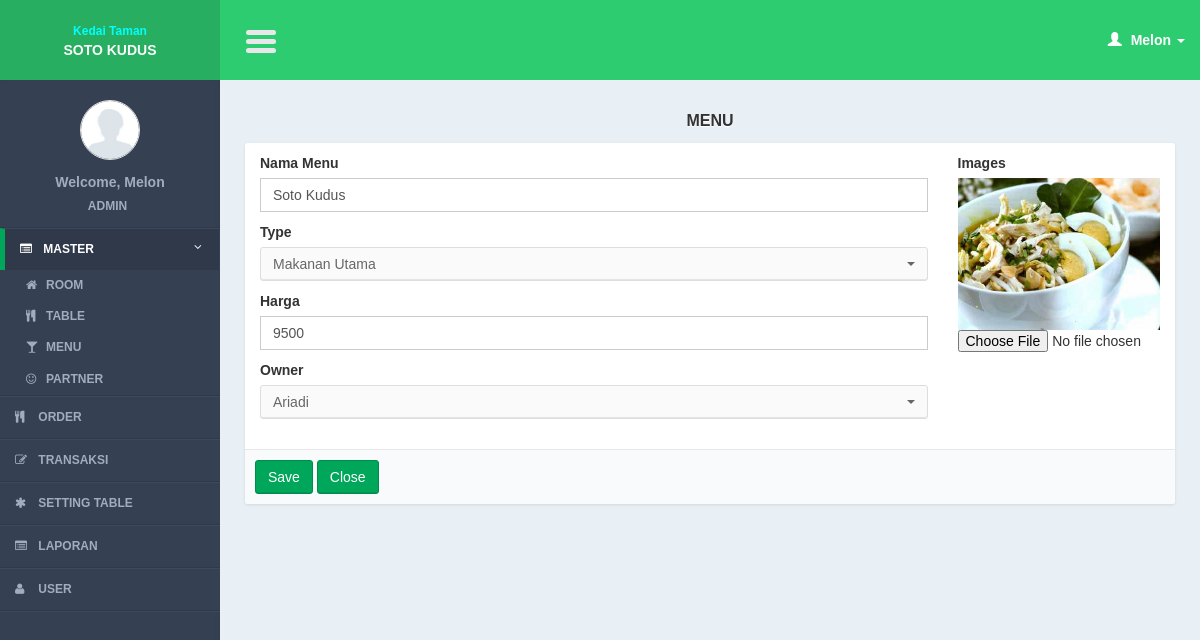
Page /controllers/menu.php?page=form&id=1 (signed in) on the committed database.
### tables this page shows
CREATE TABLE IF NOT EXISTS `menus` (
`menu_id` int(11) NOT NULL,
  `menu_type_id` int(11) NOT NULL,
  `menu_name` varchar(100) NOT NULL,
  `menu_price` int(11) NOT NULL,
  `menu_img` text NOT NULL,
  `partner_id` int(11) NOT NULL
);

CREATE TABLE IF NOT EXISTS `menu_types` (
`menu_type_id` int(11) NOT NULL,
  `menu_type_name` varchar(100) NOT NULL
);

CREATE TABLE IF NOT EXISTS `partners` (
`partner_id` int(11) NOT NULL,
  `partner_name` varchar(100) NOT NULL
);

### models/menu_model.php (called while the page is built, shortened)
<?php
function select_menu_type(){
	$query = mysql_query("select * from menu_types order by menu_type_id");
	return $query;
}
function select_partner(){
	$query = mysql_query("select * from partners order by partner_id");
	return $query;
}
function read_id($id){
	$query = mysql_query("select *
			from menus
			where menu_id = '$id'");
	$result = mysql_fetch_object($query);
	return $result;
}
?>

### views/menu/form.php (the view, shortened to what this page needs)
      <section class="content">
          <div class="row">
              <div class="col-md-12">
                <div class="title_page"> <?= $title ?></div>
                   <form action="<?= $action?>" method="post" enctype="multipart/form-data" role="form">
                  <div class="box box-cokelat">
                      <div class="box-body">
                              <div class="col-md-9">
                              <div class="form-group">
                                  <label>Nama Menu</label>
                                  <input required type="text" name="i_name" class="form-control" placeholder="Masukkan nama menu ..." value="<?= $row->menu_name ?>"/>
                              </div>
                              <div class="form-group">
                                <label>Type</label>
                                 <?php
                                 while($r_type = mysql_fetch_array($query_menu_type)){
   ?>
                                   <option value="<?= $r_type['menu_type_id'] ?>" <?php if($row->menu_type_id == $r_type['menu_type_id']){ ?> selected="selected"<?php } ?>><?= $r_type['menu_type_name']?></option>
                                   <?php
   }
	 ?>
                        		</div>
                                <div class="form-group">
                                  <label>Harga</label>
                                  <input required type="text" name="i_price" class="form-control" placeholder="Masukkan harga ..." value="<?= $row->menu_price ?>"/>
                              </div>
                                <div class="form-group">
                                <label>Owner</label>
                                 <?php
                                 while($r_partner = mysql_fetch_array($query_partner)){
   ?>
                                   <option value="<?= $r_partner['partner_id'] ?>" <?php if($row->partner_id == $r_partner['partner_id']){ ?> selected="selected"<?php } ?>><?= $r_partner['partner_name']?></option>
                                   <?php
   }
	 ?>
                        		</div>
                              </div>
                              <div class="col-md-3">
                               <div class="form-group">
                               <label>Images</label>
                                <?php
                              if($id){
	 $gambar = ($row->menu_img) ? $row->menu_img : "default.jpg";
?>
                              <br />
                              <img src="<?= "../img/menu/".$gambar ?>" style="width:100%;"/>
                              <?php
}
?>
                                 <input type="file" name="i_img" id="i_img" />
                              </div>
                              </div>
                      </div>
                        <div class="box-footer">
                      <input class="btn btn-success" type="submit" value="Save"/>
                      <a href="<?= $close_button?>" class="btn btn-success" >Close</a>
                   </div>
                  </div>
             </form>
              </div>
          </div>
      </section>

### css/AdminLTE.css (style rules this page uses)
html { font-family: 'Source Sans Pro', sans-serif; -webkit-font-smoothing: antialiased; min-height: 100%; background: #E9F0F5; }
body { font-family: 'Source Sans Pro', sans-serif; -webkit-font-smoothing: antialiased; min-height: 100%; background: #E9F0F5; }
a { color: #3c8dbc; }
.content { padding: 30px 10px; }
img { max-width: 100%important; }
.form-control { -webkit-border-radius: 0px !important; -moz-border-radius: 0px !important; border-radius: 0px !important; box-shadow: none; }
.box { position: relative; margin-bottom: 20px; -webkit-border-radius: 3px; -moz-border-radius: 3px; border-radius: 3px !important; width: 100%; background:#fff; box-shadow: 0 1px 3px rgba(0, 0, 0, 0.1); }
.box .box-body { padding-top:10px; -webkit-border-top-left-radius: 0; -webkit-border-top-right-radius: 0; -webkit-border-bottom-right-radius: 3px; -webkit-border-bottom-left-radius: 3px; -moz-border-radius-topleft: 0; -moz-border-radius-topright: 0; -moz-border-radius-bottomright: 3px; -moz-border-radius-bottomleft: 3px; border-top-left-radius: 0; border-top-right-radius: 0; border-bottom-right-radius: 3px; border-bottom-left-radius: 3px; border-radius:3px; padding-bottom:20px; }
.box .box-footer { border-top: 1px solid #e8e8e8; -webkit-border-top-left-radius: 0; -webkit-border-top-right-radius: 0; -webkit-border-bottom-right-radius: 3px; -webkit-border-bottom-left-radius: 3px; -moz-border-radius-topleft: 0; -moz-border-radius-topright: 0; -moz-border-radius-bottomright: 3px; -moz-border-radius-bottomleft: 3px; border-top-left-radius: 0; border-top-right-radius: 0; border-bottom-right-radius: 3px; border-bottom-left-radius: 3px; background:#F9FAFC; padding: 10px; }
.btn { font-weight: 500; -webkit-border-radius: 3px; -moz-border-radius: 3px; border-radius: 3px; border: 1px solid transparent; -webkit-box-shadow: inset 0px -2px 0px 0px rgba(0, 0, 0, 0.09); -moz-box-shadow: inset 0px -2px 0px 0px rgba(0, 0, 0, 0.09); box-shadow: inset 0px -1px 0px 0px rgba(0, 0, 0, 0.09); }
.btn.btn-success { background-color: #00a65a; border-color: #008d4c; }
.title_page { font-size:medium; text-align:center; font-weight:bold; margin-bottom:10px; text-shadow: 0 1px 1px #ffffff; text-transform:uppercase; }

### css/tooltip/tooltip-classic.css (style rules this page uses)
html, body { margin:0; height:100%; font-family: arial; }

### rows in the picture
menus: i_name "Soto Kudus", i_price "9500", menu_img (picture)
menu_types: menu_type_name "Makanan Utama"
partners: partner_name "Ariadi"

### other values in the picture
$user_data[0] "Melon"
$user_data[1] "ADMIN"
$title "MENU"
